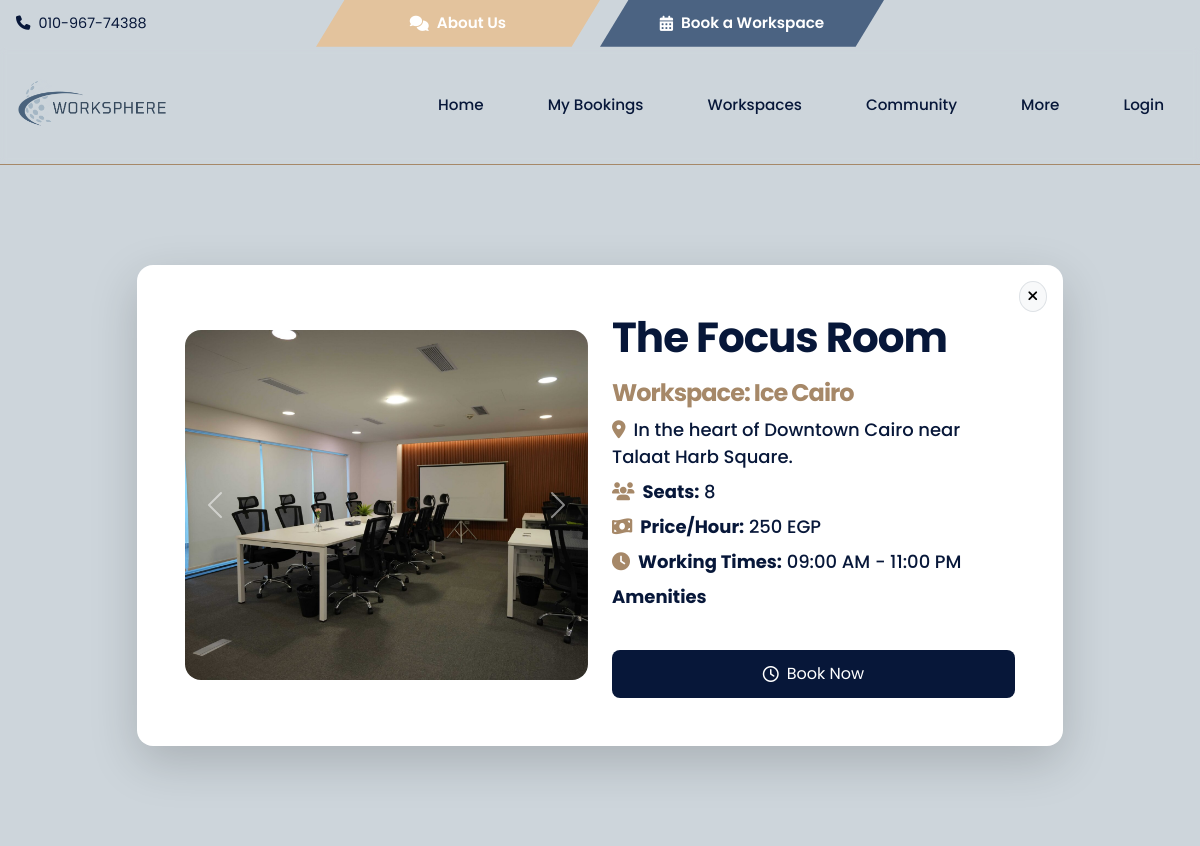
Page /room_details.php?r_id=18 on the committed database.
### tables this page shows
CREATE TABLE `rooms` (
  `room_id` int(11) NOT NULL,
  `workspace_id` int(11) NOT NULL,
  `room_name` varchar(255) DEFAULT NULL,
  `seats` int(11) DEFAULT NULL,
  `type_id` int(255) DEFAULT NULL,
  `room_status` varchar(255) DEFAULT NULL,
  `images` longtext NOT NULL,
  `p/hr` int(11) NOT NULL,
  `p/m` float NOT NULL
);

CREATE TABLE `workspaces` (
  `workspace_id` int(11) NOT NULL,
  `user_id` int(11) NOT NULL,
  `name` varchar(255) NOT NULL,
  `location` varchar(255) NOT NULL,
  `description` longtext DEFAULT NULL,
  `price/hr` float DEFAULT NULL,
  `zone_id` int(11) NOT NULL,
  `created_at` timestamp NOT NULL DEFAULT current_timestamp(),
  `Availability` tinyint(4) NOT NULL DEFAULT 1,
  `latitude` float(10,6) NOT NULL,
  `longitude` float(10,6) NOT NULL
);

### room_details.php (the view, shortened to what this page needs)
<?php
include "nav.php";
$room_id = mysqli_real_escape_string($connect, $_GET['r_id']);
$select_room = "SELECT rooms.*, GROUP_CONCAT(images SEPARATOR ', ') AS images,
                     workspaces.name AS workspace_name,
                     workspaces.location,
                     workspaces.description AS workspace_description
              FROM `rooms`
              LEFT JOIN `workspaces` ON `rooms`.`workspace_id` = `workspaces`.`workspace_id`
              WHERE `rooms`.`room_id` = $room_id";
$run_select_room = mysqli_query($connect, $select_room);
$room = mysqli_fetch_assoc($run_select_room);
?>
<!DOCTYPE html>
<html lang="en">
<head>
    <link rel="stylesheet" href="https://cdnjs.cloudflare.com/ajax/libs/font-awesome/6.4.2/css/all.min.css">
    <link href="https://cdn.jsdelivr.net/npm/bootstrap@5.3.0/dist/css/bootstrap.min.css" rel="stylesheet">
    <link href="css/indexx.css" rel="stylesheet">
    <link href="css/nav.css" rel="stylesheet">
</head>
<body>
    <main>
        <section class="section-bg section-padding">
            <div class="container">
                <div class="row justify-content-center">
                    <div class="col-lg-10">
                        <div class="bg-white p-4 p-md-5 rounded-4 shadow-lg position-relative">
                            <div class="position-absolute top-0 end-0 m-3">
                                <a href="javascript:window.history.back()"
                                    class="btn btn-light btn-sm border rounded-circle">
                                    <i class="fa-solid fa-xmark"></i>
                                </a>
                            </div>
                            <div class="row g-4 align-items-center">
                                <div class="col-md-6">
                                    <div id="roomCarousel" class="carousel slide" data-bs-ride="carousel">
                                        <div class="carousel-inner rounded-4 overflow-hidden">
                                            <?php
                                            if (!empty($room['images'])) {
                                                $images = explode(',', $room['images']);
                                                foreach ($images as $index => $image) {
                                                    $activeClass = $index === 0 ? 'active' : '';
                                                    $imagePath = trim($image);
                                                    if (!preg_match('/^(http|\/)/', $imagePath)) {
                                                        $imagePath = './workspace/img/' . $imagePath;
                                                    }
                                                    echo '<div class="carousel-item ' . $activeClass . '">
                                                            <img src="' . $imagePath . '" alt="Room Image" class="d-block w-100" style="height:350px;object-fit:cover;">
                                                          </div>';
                                                }
                                            } else {
                                                echo '<div class="carousel-item active">
                                                        <img src="img/default-room.jpg" alt="Default Room Image" class="d-block w-100" style="height:350px;object-fit:cover;">
                                                      </div>';
                                            }
                                            ?>
                                        </div>
                                        <?php if (!empty($room['images']) && count($images) > 1): ?>
                                            <button class="carousel-control-prev" type="button"
                                                data-bs-target="#roomCarousel" data-bs-slide="prev">
                                                <span class="carousel-control-prev-icon"></span>
                                            </button>
                                            <button class="carousel-control-next" type="button"
                                                data-bs-target="#roomCarousel" data-bs-slide="next">
                                                <span class="carousel-control-next-icon"></span>
                                            </button>
                                        <?php endif; ?>
                                    </div>
                                </div>
                                <div class="col-md-6">
                                    <h1 class="fw-bold mb-3 color"><?php echo $room['room_name']; ?></h1>
                                    <h2 class="fs-4 fw-bold mb-2 color2">Workspace:
                                        <?php echo $room['workspace_name']; ?>
                                    </h2>
                                    <p class="mb-2"><i class="fa-solid fa-location-dot me-2 color2"></i><span
                                            class="fw-medium color"><?php echo $room['location']; ?></span></p>
                                    <p class="mb-2"><i class="fa-solid fa-users me-2 color2"></i><span
                                            class="fw-medium color"><strong>Seats:</strong>
                                            <?php echo $room['seats']; ?></span></p>
                                    <p class="mb-2"><i class="fa-solid fa-money-bill-wave me-2 color2"></i><span
                                            class="fw-medium color"><strong>Price/Hour:</strong>
                                            <?php echo $room['p/hr']; ?> EGP</span></p>
                                    <p class="mb-2"><i class="fa-solid fa-clock me-2 color2"></i><span
                                            class="fw-medium color"><strong>Working Times:</strong> 09:00 AM - 11:00
                                            PM</span></p>
                                    <div class="mb-2">
                                        <p class="fw-bold color">Amenities</p>
                                    </div>
                                    <div class="mt-4">
                                        <div class="d-flex gap-3">
                                            <a href="book_now.php?r_id=<?php echo $room['room_id'] ?>&type=hourly"
                                                class="btn flex-fill d-flex align-items-center justify-content-center gap-2"
                                                style="background-color: var(--deep-navy); color: white; border: none; padding: 12px 20px; border-radius: 8px; transition: all 0.3s ease;">
                                                <i class="fa-regular fa-clock"></i> Book Now
                                            </a>
                                        </div>
                                    </div>
                                </div>
                            </div>
                        </div>
                    </div>
                </div>
            </div>
        </section>
    </main>
</body>
</html>

### css/nav.css (style rules this page uses)
:root { --deep-navy: #071739; --steel-blue: #4B6382; --sky-blue: #A4B5C4; --cloud-grey: #CDD5DB; --warm-taupe: #A68868; --beige-cream: #E3C39D; --text-color: var(--deep-navy); --accent-color: var(--warm-taupe); --background-color: var(--cloud-grey); --highlight-color: var(--steel-blue); }
body { margin: 0; font-family: 'Poppins', 'Segoe UI', sans-serif; background-color: var(--background-color); }

### css/indexx.css (style rules this page uses)
:root { --deep-navy: #071739; --steel-blue: #4B6382; --sky-blue: #A4B5C4; --cloud-grey: #CDD5DB; --warm-taupe: #A68868; --beige-cream: #E3C39D; --white-color: #ffffff; --primary-color: var(--warm-taupe); --secondary-color: var(--steel-blue); --section-bg-color: var(--cloud-grey); --custom-btn-bg-color: var(--beige-cream); --custom-btn-bg-hover-color: var(--sky-blue); --dark-color: var(--deep-navy); --p-color: var(--steel-blue); --link-hover-color: var(--warm-taupe); --body-font-family: 'DM Sans', sans-serif; --h1-font-size: 42px; --h2-font-size: 36px; --h3-font-size: 28px; --h4-font-size: 24px; --h5-font-size: 22px; --h6-font-size: 20px; --p-font-size: 18px; --menu-font-size: 16px; --btn-font-size: 14px; --border-radius-large: 100px; --border-radius-medium: 20px; --border-radius-small: 10px; --font-weight-normal: 400; --font-weight-medium: 500; --font-weight-bold: 700; }
.color { color: var(--deep-navy); }
.color2 { color: var(--warm-taupe); }
body { background-color: var(--white-color); font-family: var(--body-font-family); }
h2, h3, h4, h5, h6 { color: var(--dark-color); }
h1, h2, h3, h4, h5, h6 { font-weight: var(--font-weight-medium); letter-spacing: -1px; }
h1 { font-size: var(--h1-font-size); font-weight: var(--font-weight-bold); }
h2 { font-size: var(--h2-font-size); font-weight: var(--font-weight-bold); }
p { color: var(--p-color); font-size: var(--p-font-size); font-weight: var(--font-weight-normal); }
a, button { touch-action: manipulation; transition: all 0.3s; }
a { display: inline-block; color: var(--secondary-color); text-decoration: none; }
b, strong { font-weight: var(--font-weight-bold); }
.section-bg { background-color: var(--section-bg-color); }
.section-padding { padding-top: 100px; padding-bottom: 100px; }
button:not(.collapsed) { color: #033043 !important; background-color: var(--bs-accordion-active-bg); box-shadow: inset 0 calc(-1* var(--bs-accordion-border-width)) 0 var(--bs-accordion-border-color); }
p { color:#6db1a6 }

### rows in the picture
rooms: room_name "The Focus Room", workspace.name "Ice Cairo", workspace.location "In the heart of Downtown Cairo near Talaat Harb Square.", seats "8", value "250"
